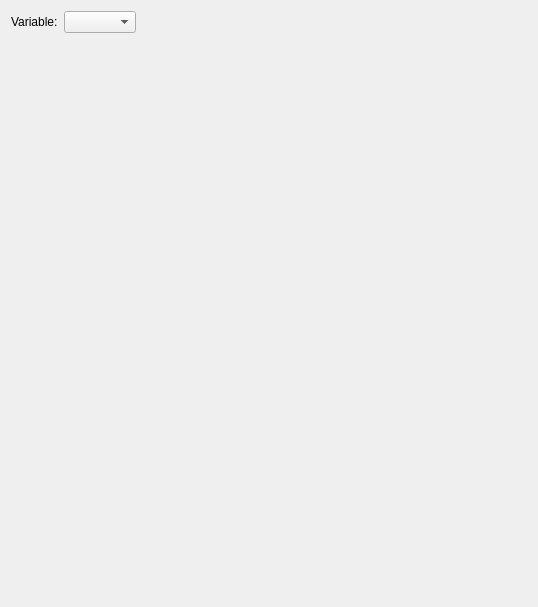
<?xml version="1.0" encoding="UTF-8"?>
<ui version="4.0">
 <class>CaloDetailsPlotWidget</class>
 <widget class="QWidget" name="CaloDetailsPlotWidget">
  <property name="geometry">
   <rect>
    <x>0</x>
    <y>0</y>
    <width>538</width>
    <height>607</height>
   </rect>
  </property>
  <property name="windowTitle">
   <string>Form</string>
  </property>
  <layout class="QVBoxLayout" name="verticalLayout">
   <item>
    <layout class="QHBoxLayout" name="horizontalLayout">
     <item>
      <widget class="QLabel" name="label">
       <property name="text">
        <string>Variable:</string>
       </property>
      </widget>
     </item>
     <item>
      <widget class="VariableSelector" name="variableSelector"/>
     </item>
     <item>
      <spacer name="horizontalSpacer">
       <property name="orientation">
        <enum>Qt::Horizontal</enum>
       </property>
       <property name="sizeHint" stdset="0">
        <size>
         <width>40</width>
         <height>20</height>
        </size>
       </property>
      </spacer>
     </item>
    </layout>
   </item>
   <item>
    <widget class="CaloDetailsPlotView" name="plotView" native="true">
     <property name="sizePolicy">
      <sizepolicy hsizetype="Preferred" vsizetype="Expanding">
       <horstretch>0</horstretch>
       <verstretch>0</verstretch>
      </sizepolicy>
     </property>
    </widget>
   </item>
  </layout>
 </widget>
 <customwidgets>
  <customwidget>
   <class>VariableSelector</class>
   <extends>QComboBox</extends>
   <header>tse_analytics.views.misc.variable_selector</header>
  </customwidget>
  <customwidget>
   <class>CaloDetailsPlotView</class>
   <extends>QWidget</extends>
   <header>tse_analytics.modules.phenomaster.submodules.calo.views.calo_details_plot_view</header>
   <container>1</container>
  </customwidget>
 </customwidgets>
 <resources/>
 <connections/>
</ui>
